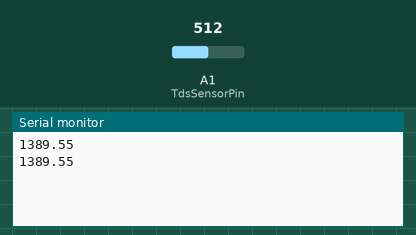
Simulated run of this sketch. Board: Arduino Uno, built with avr-gcc and run on an emulated ATmega328P. On the bench: the last lines printed to the serial monitor. Inputs (shaded band) come from the test bench; at power-on: A1 (TdsSensorPin) = 512.

Above: at 1.8 s.
1.9 s: A1 (TdsSensorPin) set to 716
At 2.8 s:
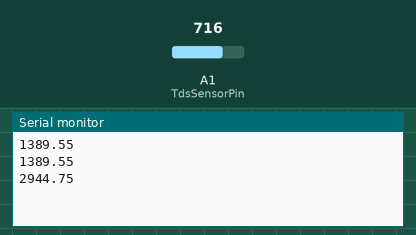
3.4 s: A1 (TdsSensorPin) set to 900
At 4.8 s:
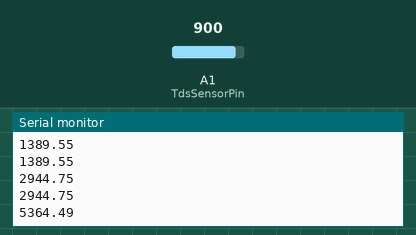
Timing chart, 0 to 6.4 s (numbered marks = the images above; inputs shaded):
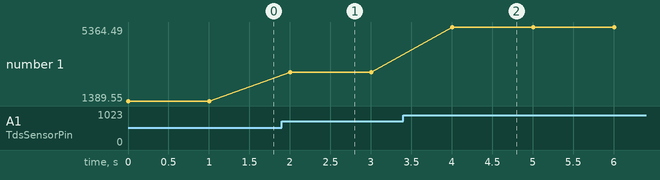

The sketch:

tds_read.ino
```cpp
#include <GravityTDS.h>

/***************************************************
 DFRobot Gravity: Analog TDS Sensor/Meter
 <https://www.dfrobot.com/wiki/index.php/Gravity:_Analog_TDS_Sensor_/_Meter_For_Arduino_SKU:_SEN0244>

 ***************************************************
 This sample code shows how to read the tds value and calibrate it with the standard buffer solution.
 707ppm(1413us/cm)@25^c standard buffer solution is recommended.

 Created 2018-1-3
 By Jason <jason.ling@dfrobot.com@dfrobot.com>

 GNU Lesser General Public License.
 See <http://www.gnu.org/licenses/> for details.
 All above must be included in any redistribution.
 ****************************************************/

 /***********Notice and Trouble shooting***************
 1. This code is tested on Arduino Uno with Arduino IDE 1.0.5 r2 and 1.8.2.
 2. Calibration CMD:
     enter -> enter the calibration mode
     cal:tds value -> calibrate with the known tds value(25^c). e.g.cal:707
     exit -> save the parameters and exit the calibration mode
 ****************************************************/

#include <EEPROM.h>

#define TdsSensorPin A1
GravityTDS gravityTds;

float temperature = 22.3,tdsValue = 0;

void setup()
{
    Serial.begin(115200);
    gravityTds.setPin(TdsSensorPin);
    gravityTds.setAref(5.0);  //reference voltage on ADC, default 5.0V on Arduino UNO
    gravityTds.setAdcRange(1024);  //1024 for 10bit ADC;4096 for 12bit ADC
    gravityTds.begin();  //initialization
}

void loop()
{
    //temperature = readTemperature();  //add your temperature sensor and read it
    gravityTds.setTemperature(temperature);  // set the temperature and execute temperature compensation
    gravityTds.update();  //sample and calculate
    tdsValue = gravityTds.getTdsValue();  // then get the value
    Serial.println(tdsValue);
    delay(1000);
}
```

Measured:
- after the input at 1.9 s, the serial monitor: prints a new line after 0.10 s (image 1)
- after the input at 3.4 s, the serial monitor: prints a new line after 0.60 s (image 2)
- plotted number 1: 1389.55 → 2944.75 after the input at 1.9 s, 2944.75 → 5364.49 after the input at 3.4 s
